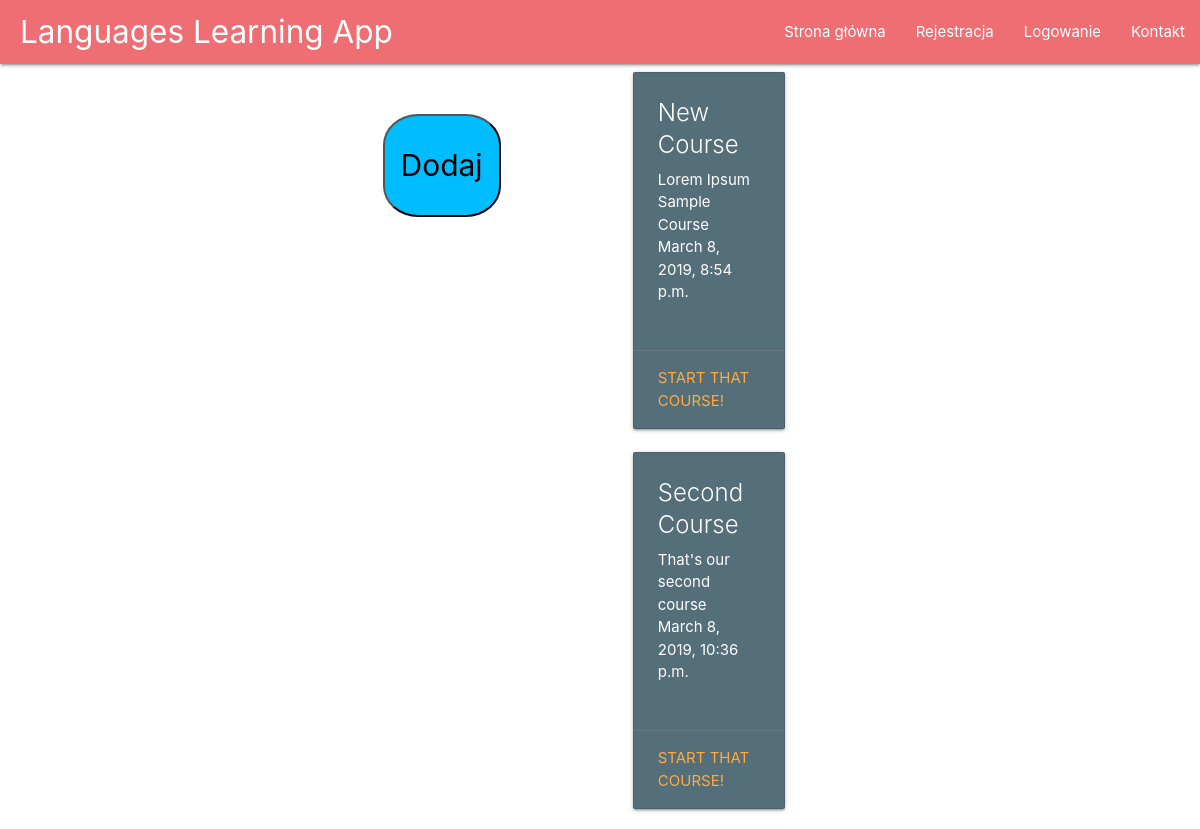
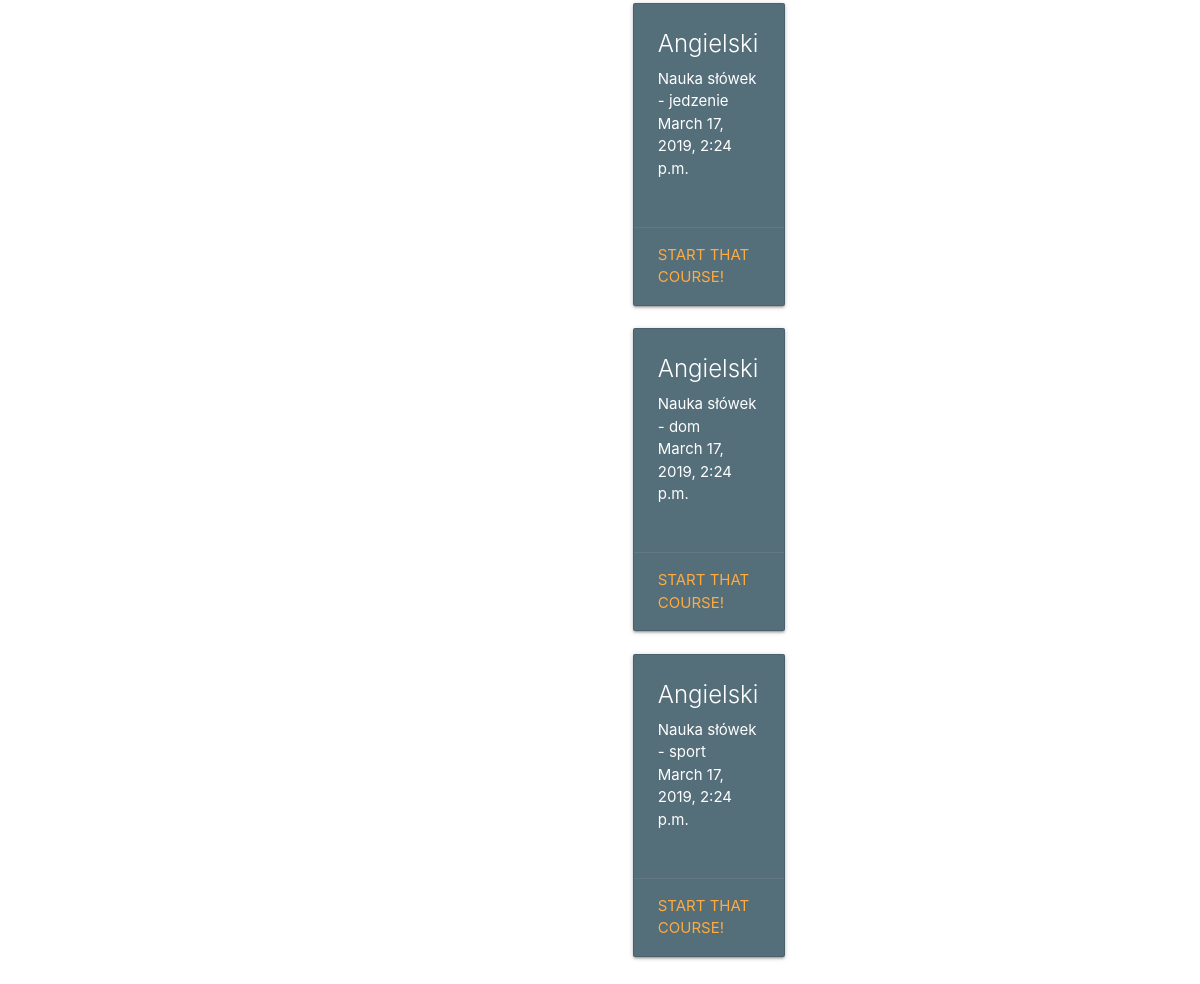
Before: /user_page/ with the older database file (2 pictures, top to bottom).
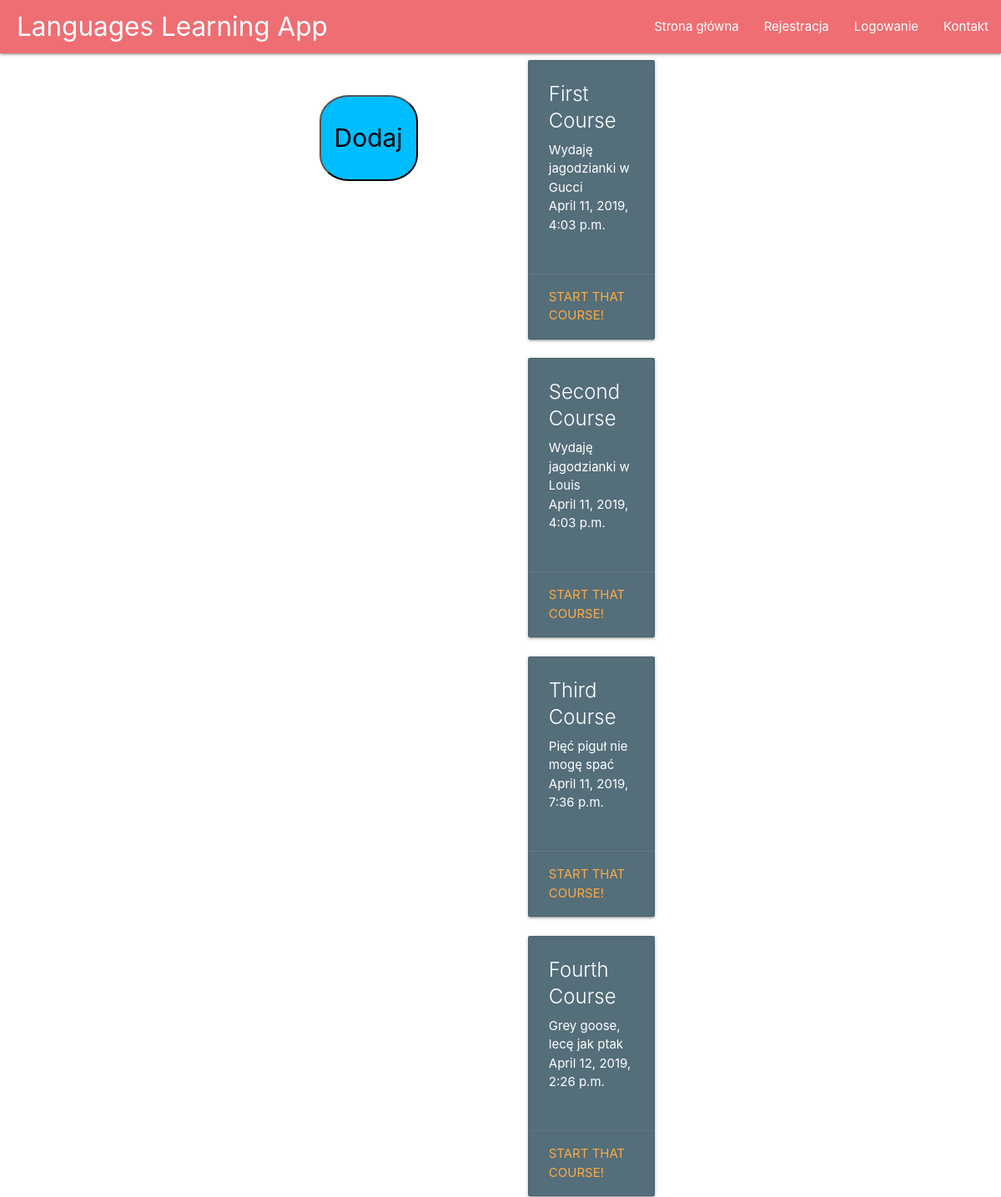
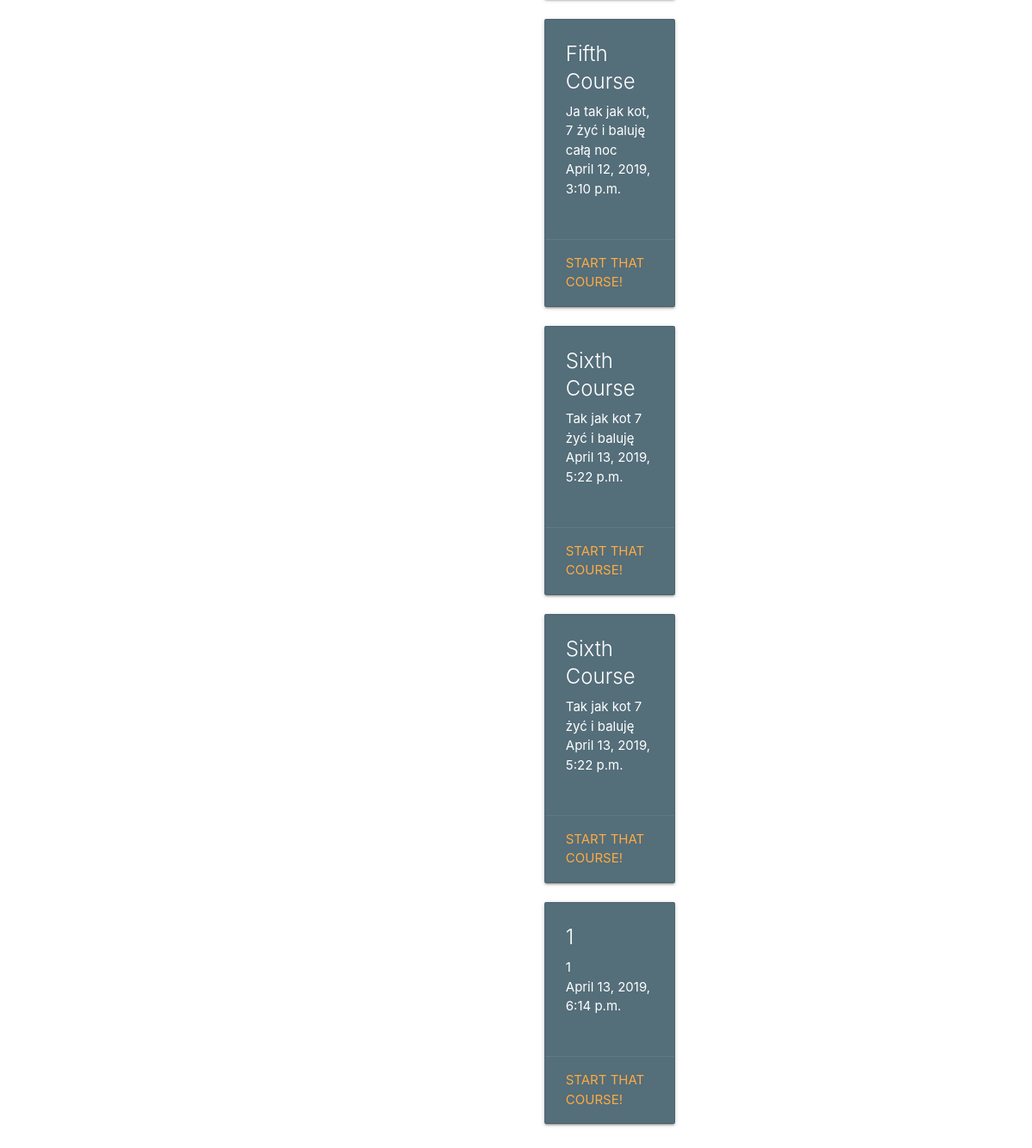
After: the same page with the newer database file (2 pictures, top to bottom).
### main/models.py (models this page shows, shortened)
class Course(models.Model):
	course_title = models.CharField(max_length=200)
	course_description = models.TextField()
	course_published = models.DateTimeField("date published", default = datetime.now())

### main/views.py (the view)
# urls.py: path("user_page/", views.user_page, name='user_page'),
def user_page(request):
	return render(request,"main/user_page.html", context = {"courses": Course.objects.all})

### main/templates/main/user_page.html (shortened to what this page needs)
{% extends "main/header.html" %}
{% load crispy_forms_tags %}
{% block content %}
<div class="row">
	<div class="col">
			<div class="content-section">
      <div class="media">
	<div class = "col">
		<div class = "AddCourse">
		<button onclick="window.location.href = '/course_creator';"class="button">Dodaj</button>
		</div>
	</div>
			</div>
</div>
	</div>
	  <div class="col">
	  	{% for course in courses %}
		    <div class="col offset-l6">
		      <div class="card blue-grey darken-1">
		        <div class="card-content white-text">
		          <span class="card-title">{{course.course_title}}</span>
					<p>{{course.course_description}}</p>
					<p>{{course.course_published}}</p>
					<br>
		        </div>
		        <div class="card-action">
		          <a href="{% url 'main:course' course.id %}">Start that course!</a>
		        </div>
		      </div>
		  </div>
		{% endfor %}
	</div>
</div>
{% endblock %}

Changed rows visible on the page:
removed Course: course_title "Angielski", course_description "Nauka słówek - jedzenie", course_published "March 17, 2019, 2:24 p.m."
removed Course: course_title "Angielski", course_description "Nauka słówek - dom", course_published "March 17, 2019, 2:24 p.m."
removed Course: course_title "Angielski", course_description "Nauka słówek - sport", course_published "March 17, 2019, 2:24 p.m."
changed Course: course_title "New Course" → "First Course"; course_description "Lorem Ipsum Sample Course" → "Wydaję jagodzianki w Gucci"; course_published "March 8, 2019, 8:54 p.m." → "April 11, 2019, 4:03 p.m."
changed Course "Second Course": course_description "That's our second course" → "Wydaję jagodzianki w Louis"; course_published "March 8, 2019, 10:36 p.m." → "April 11, 2019, 4:03 p.m."
added Course: course_title "Third Course", course_description "Pięć piguł nie mogę spać", course_published "April 11, 2019, 7:36 p.m."
added Course: course_title "Fourth Course", course_description "Grey goose, lecę jak ptak", course_published "April 12, 2019, 2:26 p.m."
added Course: course_title "Fifth Course", course_description "Ja tak jak kot, 7 żyć i baluję całą noc", course_published "April 12, 2019, 3:10 p.m."
added Course: course_title "Sixth Course", course_description "Tak jak kot 7 żyć i baluję", course_published "April 13, 2019, 5:22 p.m."
added Course: course_title "Sixth Course", course_description "Tak jak kot 7 żyć i baluję", course_published "April 13, 2019, 5:22 p.m."
added Course: course_title "1", course_description "1", course_published "April 13, 2019, 6:14 p.m."
